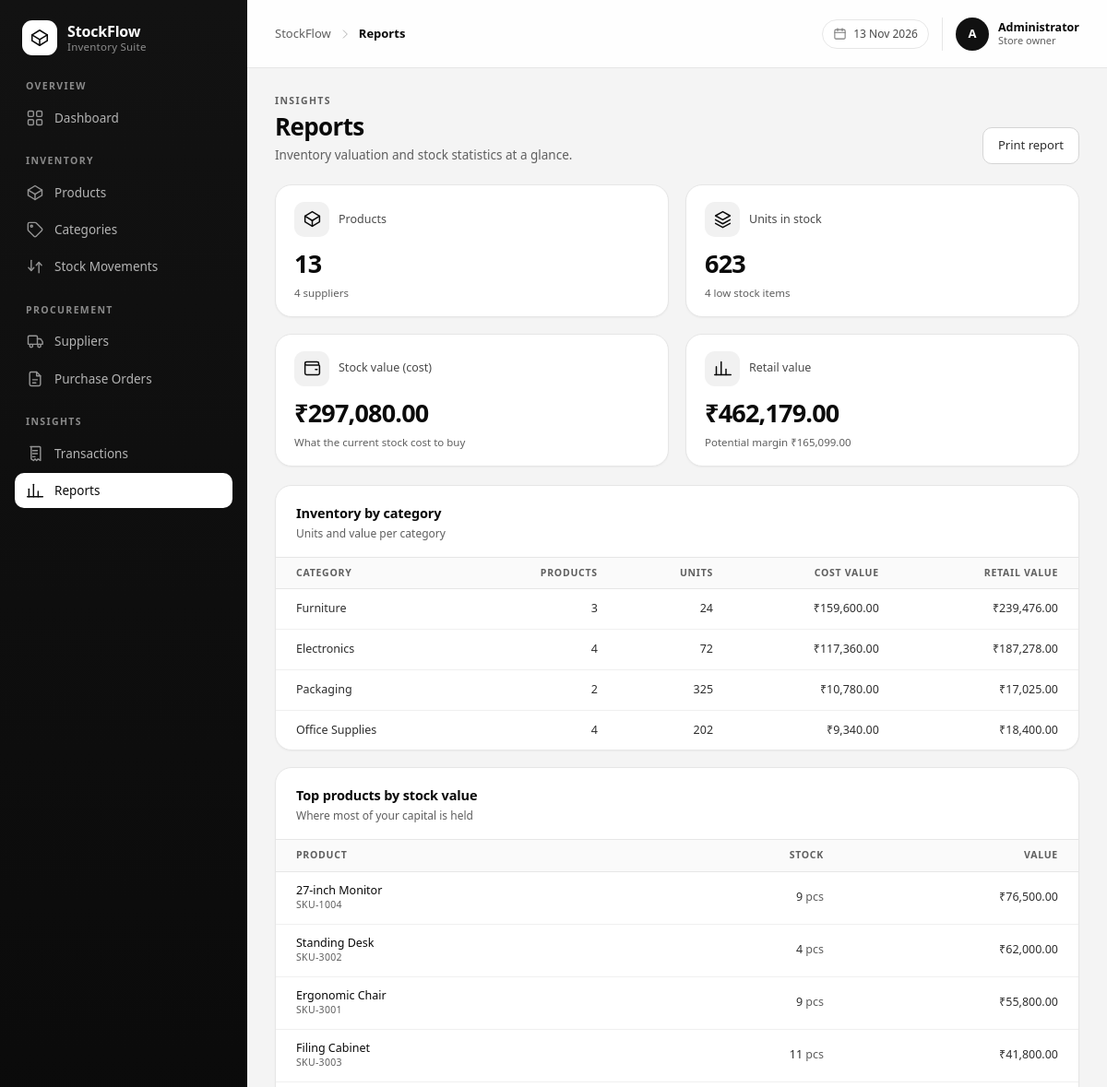
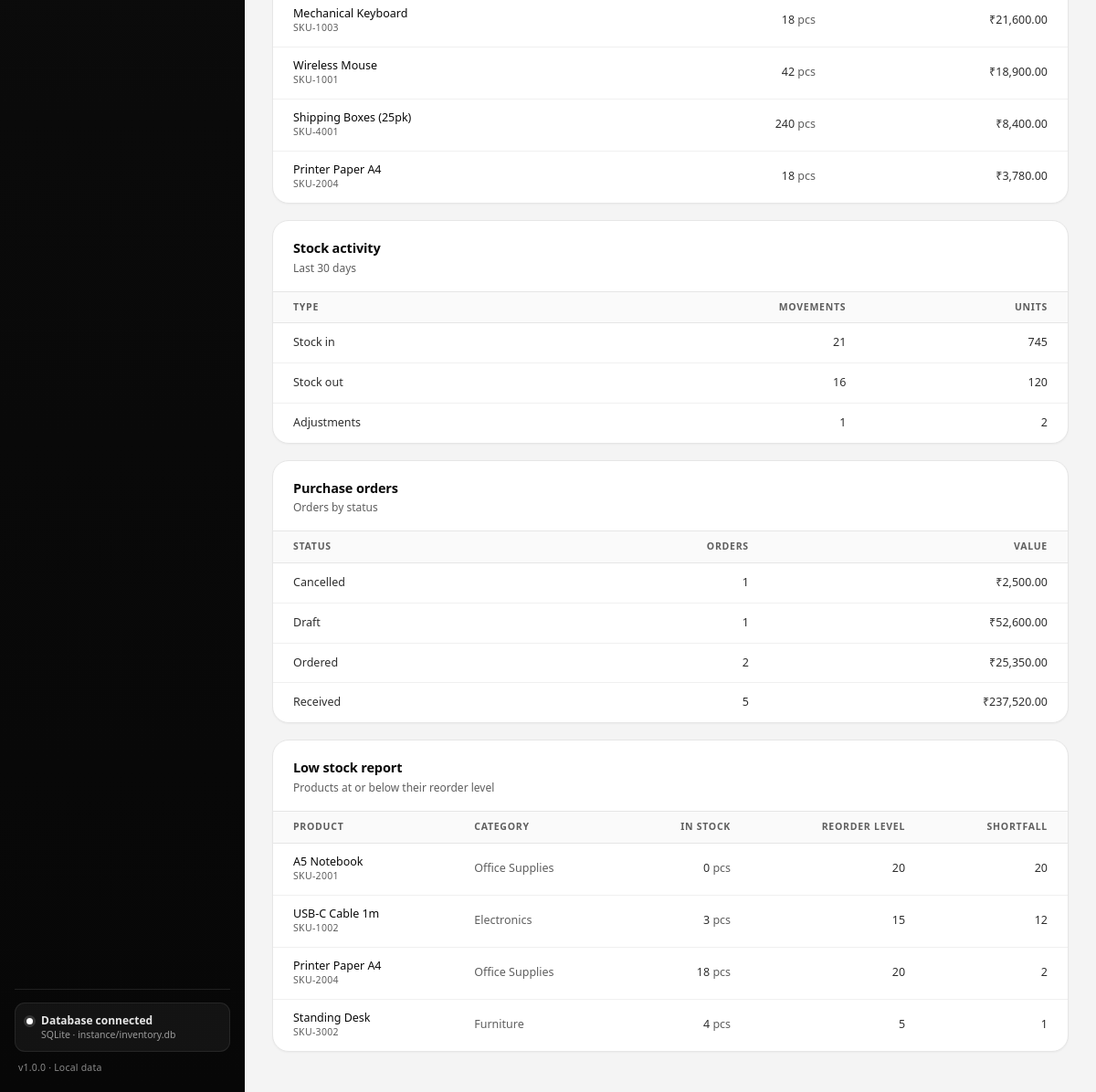
The page /reports/ on the database its author committed (2 pictures, top to bottom).
### tables this page shows
CREATE TABLE categories (
    id          INTEGER PRIMARY KEY AUTOINCREMENT,
    name        TEXT NOT NULL UNIQUE,
    description TEXT,
    created_at  TEXT NOT NULL DEFAULT (datetime('now', 'localtime'))
);

CREATE TABLE products (
    id            INTEGER PRIMARY KEY AUTOINCREMENT,
    sku           TEXT NOT NULL UNIQUE,
    name          TEXT NOT NULL,
    description   TEXT,
    category_id   INTEGER REFERENCES categories(id) ON DELETE SET NULL,
    supplier_id   INTEGER REFERENCES suppliers(id) ON DELETE SET NULL,
    unit          TEXT NOT NULL DEFAULT 'pcs',
    cost_price    REAL NOT NULL DEFAULT 0 CHECK (cost_price >= 0),
    selling_price REAL NOT NULL DEFAULT 0 CHECK (selling_price >= 0),
    quantity      INTEGER NOT NULL DEFAULT 0 CHECK (quantity >= 0),
    reorder_level INTEGER NOT NULL DEFAULT 0 CHECK (reorder_level >= 0),
    is_active     INTEGER NOT NULL DEFAULT 1 CHECK (is_active IN (0, 1)),
    created_at    TEXT NOT NULL DEFAULT (datetime('now', 'localtime')),
    updated_at    TEXT NOT NULL DEFAULT (datetime('now', 'localtime'))
);

### routes/reports.py (the view)
@reports_bp.route("/")
def index():
    summary = {
        "product_count": query(
            "SELECT COUNT(*) FROM products WHERE is_active = 1", one=True
        )[0],
        "units": query(
            "SELECT COALESCE(SUM(quantity), 0) FROM products WHERE is_active = 1", one=True
        )[0],
        "cost_value": query(
            "SELECT COALESCE(SUM(quantity * cost_price), 0) FROM products WHERE is_active = 1",
            one=True,
        )[0],
        "retail_value": query(
            "SELECT COALESCE(SUM(quantity * selling_price), 0) FROM products WHERE is_active = 1",
            one=True,
        )[0],
        "low_stock": query(
            "SELECT COUNT(*) FROM products WHERE is_active = 1 AND quantity <= reorder_level",
            one=True,
        )[0],
        "supplier_count": query("SELECT COUNT(*) FROM suppliers", one=True)[0],
    }
    summary["potential_profit"] = summary["retail_value"] - summary["cost_value"]
    categories = query(
        """
        SELECT c.name,
               COUNT(p.id) AS product_count,
               COALESCE(SUM(p.quantity), 0) AS units,
               COALESCE(SUM(p.quantity * p.cost_price), 0) AS cost_value,
               COALESCE(SUM(p.quantity * p.selling_price), 0) AS retail_value
        FROM categories c
        LEFT JOIN products p ON p.category_id = c.id AND p.is_active = 1
        GROUP BY c.id
        ORDER BY cost_value DESC, c.name COLLATE NOCASE
        """
    )
    top_products = query(
        """
        SELECT p.name, p.sku, p.quantity, p.unit, p.cost_price,
               (p.quantity * p.cost_price) AS stock_value
        FROM products p
        WHERE p.is_active = 1
        ORDER BY stock_value DESC, p.name COLLATE NOCASE
        LIMIT 8
        """
    )
    low_stock = query(
        """
        SELECT p.name, p.sku, p.quantity, p.unit, p.reorder_level, c.name AS category_name
        FROM products p
        LEFT JOIN categories c ON c.id = p.category_id
        WHERE p.is_active = 1 AND p.quantity <= p.reorder_level
        ORDER BY (p.quantity - p.reorder_level) ASC, p.name COLLATE NOCASE
        """
    )
    movements = {
        row["movement_type"]: {"count": row["count"], "units": row["units"]}
        for row in query(
            """
            SELECT movement_type, COUNT(*) AS count, COALESCE(SUM(quantity), 0) AS units
            FROM stock_movements
            WHERE date(created_at) >= date('now', 'localtime', '-30 day')
            GROUP BY movement_type
            """
        )
    }
    order_status = query(
        """
        SELECT status, COUNT(*) AS count, COALESCE(SUM(total_amount), 0) AS total
        FROM purchase_orders
        GROUP BY status
        """
    )
    return render_template(
        "reports/index.html",
        page_title="Reports",
        active_page="reports",
        summary=summary,
        categories=categories,
        top_products=top_products,
        low_stock=low_stock,
        movements=movements,
        order_status=order_status,
    )

### database/db.py (called while the page is built)
def get_db():
    if "db" not in g:
        connection = sqlite3.connect(current_app.config["DATABASE"])
        connection.row_factory = sqlite3.Row
        connection.execute("PRAGMA foreign_keys = ON")
        g.db = connection
    return g.db

def query(sql, params=(), one=False):
    cursor = get_db().execute(sql, params)
    rows = cursor.fetchall()
    cursor.close()
    if one:
        return rows[0] if rows else None
    return rows

### utils/filters.py (called while the page is built)
def currency_symbol():
    if "_currency_symbol" not in g:
        symbol = current_app.config["CURRENCY_SYMBOL"]
        try:
            row = query(
                "SELECT value FROM settings WHERE key = 'currency_symbol'",
                one=True,
            )
            if row and row["value"]:
                symbol = row["value"]
        except Exception:
            pass
        g._currency_symbol = symbol
    return g._currency_symbol

### templates/reports/index.html
{% extends 'base.html' %}
{% import 'partials/icons.html' as ui %}
{% block content %}
  <div class="page-head">
    <div>
      <p class="page-head__eyebrow">Insights</p>
      <h1 class="page-head__title">Reports</h1>
      <p class="page-head__subtitle">Inventory valuation and stock statistics at a glance.</p>
    </div>
    <div class="page-head__actions">
      <button class="btn btn--ghost" type="button" onclick="window.print()">Print report</button>
    </div>
  </div>
  <section class="stats">
    <article class="stat">
      <div class="stat__top">
        <span class="stat__icon">{{ ui.icon('box', 21) }}</span>
        <span class="stat__label">Products</span>
      </div>
      <p class="stat__value">{{ summary.product_count|number }}</p>
      <p class="stat__foot">{{ summary.supplier_count }} suppliers</p>
    </article>
    <article class="stat">
      <div class="stat__top">
        <span class="stat__icon">{{ ui.icon('layers', 21) }}</span>
        <span class="stat__label">Units in stock</span>
      </div>
      <p class="stat__value">{{ summary.units|number }}</p>
      <p class="stat__foot">{{ summary.low_stock }} low stock items</p>
    </article>
    <article class="stat">
      <div class="stat__top">
        <span class="stat__icon">{{ ui.icon('wallet', 21) }}</span>
        <span class="stat__label">Stock value (cost)</span>
      </div>
      <p class="stat__value">{{ summary.cost_value|money }}</p>
      <p class="stat__foot">What the current stock cost to buy</p>
    </article>
    <article class="stat">
      <div class="stat__top">
        <span class="stat__icon">{{ ui.icon('chart', 21) }}</span>
        <span class="stat__label">Retail value</span>
      </div>
      <p class="stat__value">{{ summary.retail_value|money }}</p>
      <p class="stat__foot">Potential margin {{ summary.potential_profit|money }}</p>
    </article>
  </section>
  <div class="split split--even">
    <section class="card card--flush">
      <header class="card__head card__head--padded">
        <div>
          <h2 class="card__title">Inventory by category</h2>
          <p class="card__subtitle">Units and value per category</p>
        </div>
      </header>
      {% if categories %}
        <div class="table-wrap">
          <table class="table">
            <thead>
              <tr>
                <th>Category</th>
                <th class="is-num">Products</th>
                <th class="is-num">Units</th>
                <th class="is-num">Cost value</th>
                <th class="is-num">Retail value</th>
              </tr>
            </thead>
            <tbody>
              {% for category in categories %}
                <tr>
                  <td>{{ category.name }}</td>
                  <td class="is-num">{{ category.product_count }}</td>
                  <td class="is-num">{{ category.units }}</td>
                  <td class="is-num">{{ category.cost_value|money }}</td>
                  <td class="is-num">{{ category.retail_value|money }}</td>
                </tr>
              {% endfor %}
            </tbody>
          </table>
        </div>
      {% else %}
        <div class="empty empty--compact">
          <p class="empty__text">No categories to summarise yet.</p>
        </div>
      {% endif %}
    </section>
    <section class="card card--flush">
      <header class="card__head card__head--padded">
        <div>
          <h2 class="card__title">Top products by stock value</h2>
          <p class="card__subtitle">Where most of your capital is held</p>
        </div>
      </header>
      {% if top_products %}
        <div class="table-wrap">
          <table class="table">
            <thead>
              <tr>
                <th>Product</th>
                <th class="is-num">Stock</th>
                <th class="is-num">Value</th>
              </tr>
            </thead>
            <tbody>
              {% for product in top_products %}
                <tr>
                  <td>
                    <span class="cell-product__name">{{ product.name }}</span>
                    <span class="cell-product__sku">{{ product.sku }}</span>
                  </td>
                  <td class="is-num">{{ product.quantity }} <span class="is-muted">{{ product.unit }}</span></td>
                  <td class="is-num">{{ product.stock_value|money }}</td>
                </tr>
              {% endfor %}
            </tbody>
          </table>
        </div>
      {% else %}
        <div class="empty empty--compact">
          <p class="empty__text">Add products to see valuation data.</p>
        </div>
      {% endif %}
    </section>
  </div>
  <div class="split split--even">
    <section class="card card--flush">
      <header class="card__head card__head--padded">
        <div>
          <h2 class="card__title">Stock activity</h2>
          <p class="card__subtitle">Last 30 days</p>
        </div>
      </header>
      <div class="table-wrap">
        <table class="table">
          <thead>
            <tr>
              <th>Type</th>
              <th class="is-num">Movements</th>
              <th class="is-num">Units</th>
            </tr>
          </thead>
          <tbody>
            <tr>
              <td>Stock in</td>
              <td class="is-num">{{ movements.get('in', {}).get('count', 0) }}</td>
              <td class="is-num">{{ movements.get('in', {}).get('units', 0) }}</td>
            </tr>
            <tr>
              <td>Stock out</td>
              <td class="is-num">{{ movements.get('out', {}).get('count', 0) }}</td>
              <td class="is-num">{{ movements.get('out', {}).get('units', 0) }}</td>
            </tr>
            <tr>
              <td>Adjustments</td>
              <td class="is-num">{{ movements.get('adjustment', {}).get('count', 0) }}</td>
              <td class="is-num">{{ movements.get('adjustment', {}).get('units', 0) }}</td>
            </tr>
          </tbody>
        </table>
      </div>
    </section>
    <section class="card card--flush">
      <header class="card__head card__head--padded">
        <div>
          <h2 class="card__title">Purchase orders</h2>
          <p class="card__subtitle">Orders by status</p>
        </div>
      </header>
      {% if order_status %}
        <div class="table-wrap">
          <table class="table">
            <thead>
              <tr>
                <th>Status</th>
                <th class="is-num">Orders</th>
                <th class="is-num">Value</th>
              </tr>
            </thead>
            <tbody>
              {% for row in order_status %}
                <tr>
                  <td>{{ row.status|capitalize }}</td>
                  <td class="is-num">{{ row.count }}</td>
                  <td class="is-num">{{ row.total|money }}</td>
                </tr>
              {% endfor %}
            </tbody>
          </table>
        </div>
      {% else %}
        <div class="empty empty--compact">
          <p class="empty__text">No purchase orders yet.</p>
        </div>
      {% endif %}
    </section>
  </div>
  <section class="card card--flush">
    <header class="card__head card__head--padded">
      <div>
        <h2 class="card__title">Low stock report</h2>
        <p class="card__subtitle">Products at or below their reorder level</p>
      </div>
    </header>
    {% if low_stock %}
      <div class="table-wrap">
        <table class="table">
          <thead>
            <tr>
              <th>Product</th>
              <th>Category</th>
              <th class="is-num">In stock</th>
              <th class="is-num">Reorder level</th>
              <th class="is-num">Shortfall</th>
            </tr>
          </thead>
          <tbody>
            {% for product in low_stock %}
              <tr>
                <td>
                  <span class="cell-product__name">{{ product.name }}</span>
                  <span class="cell-product__sku">{{ product.sku }}</span>
                </td>
                <td class="is-muted">{{ product.category_name or 'Uncategorised' }}</td>
                <td class="is-num">{{ product.quantity }} <span class="is-muted">{{ product.unit }}</span></td>
                <td class="is-num">{{ product.reorder_level }}</td>
                <td class="is-num">{{ product.reorder_level - product.quantity }}</td>
              </tr>
            {% endfor %}
          </tbody>
        </table>
      </div>
    {% else %}
      <div class="empty empty--compact">
        <p class="empty__text">No low stock items. Everything is above its reorder level.</p>
      </div>
    {% endif %}
  </section>
{% endblock %}

### rows shown on the page
categories: name "Furniture", product_count "3", units "24", cost_value "₹159,600.00", retail_value "₹239,476.00"
categories: name "Electronics", product_count "4", units "72", cost_value "₹117,360.00", retail_value "₹187,278.00"
categories: name "Packaging", product_count "2", units "325", cost_value "₹10,780.00", retail_value "₹17,025.00"
categories: name "Office Supplies", product_count "4", units "202", cost_value "₹9,340.00", retail_value "₹18,400.00"
products: name "27-inch Monitor", sku "SKU-1004", quantity "9", unit "pcs", stock_value "₹76,500.00"
products: name "Standing Desk", sku "SKU-3002", quantity "4", unit "pcs", stock_value "₹62,000.00", name "Furniture", reorder_level "5", product.reorder_level-product.quantity "1"
products: name "Ergonomic Chair", sku "SKU-3001", quantity "9", unit "pcs", stock_value "₹55,800.00"
products: name "Filing Cabinet", sku "SKU-3003", quantity "11", unit "pcs", stock_value "₹41,800.00"
products: name "Mechanical Keyboard", sku "SKU-1003", quantity "18", unit "pcs", stock_value "₹21,600.00"
products: name "Wireless Mouse", sku "SKU-1001", quantity "42", unit "pcs", stock_value "₹18,900.00"
products: name "Shipping Boxes (25pk)", sku "SKU-4001", quantity "240", unit "pcs", stock_value "₹8,400.00"
products: name "Printer Paper A4", sku "SKU-2004", quantity "18", unit "pcs", stock_value "₹3,780.00", name "Office Supplies", reorder_level "20", product.reorder_level-product.quantity "2"
products: name "A5 Notebook", sku "SKU-2001", name "Office Supplies", quantity "0", unit "pcs", reorder_level "20", product.reorder_level-product.quantity "20"
products: name "USB-C Cable 1m", sku "SKU-1002", name "Electronics", quantity "3", unit "pcs", reorder_level "15", product.reorder_level-product.quantity "12"

### other values the page prints
{{ config.APP_NAME }} "StockFlow"
{{ config.APP_TAGLINE }} "Inventory Suite"
{{ config.APP_VERSION }} "1.0.0"
{{ page_title|default('Dashboard') }} "Reports"
{{ summary.product_count|number }} "13"
{{ summary.supplier_count }} "4"
{{ summary.units|number }} "623"
{{ summary.low_stock }} "4"
{{ summary.cost_value|money }} "₹297,080.00"
{{ summary.retail_value|money }} "₹462,179.00"
{{ summary.potential_profit|money }} "₹165,099.00"
{{ movements.get('in', {}).get('count', 0) }} "21"
{{ movements.get('in', {}).get('units', 0) }} "745"
{{ movements.get('out', {}).get('count', 0) }} "16"
{{ movements.get('out', {}).get('units', 0) }} "120"
